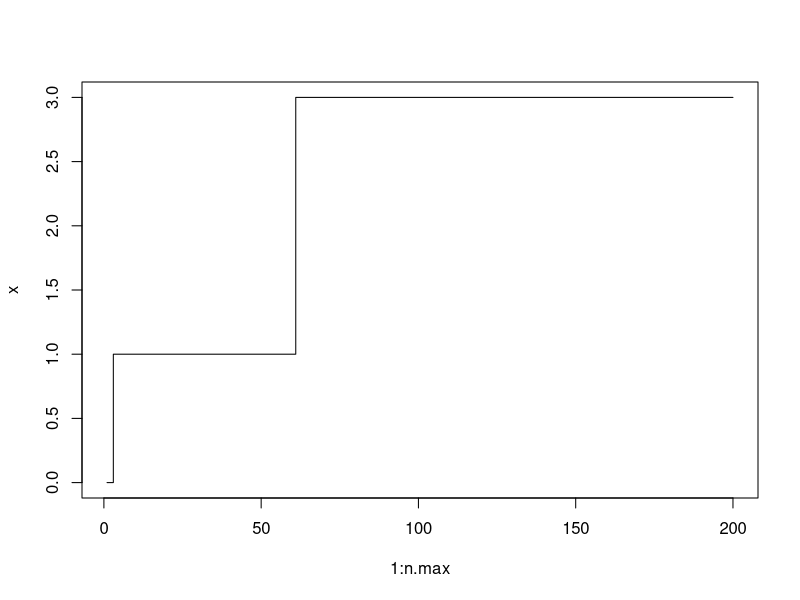
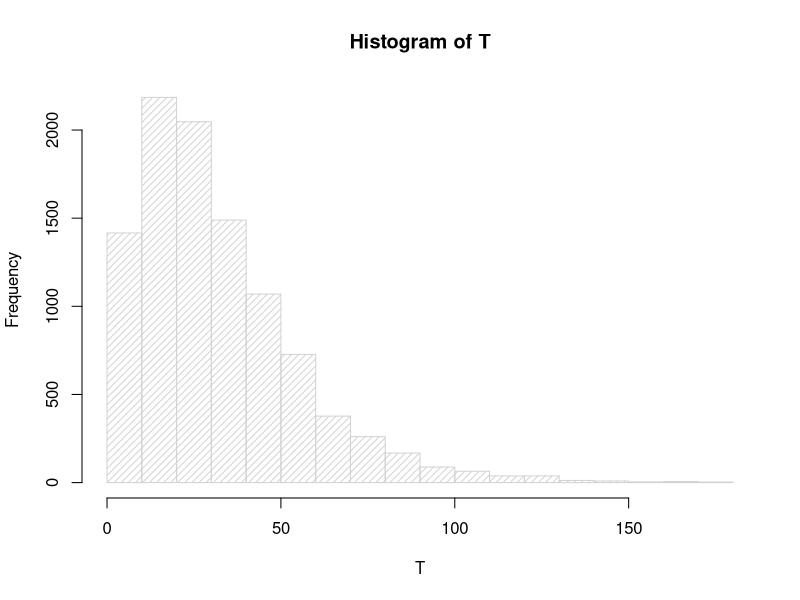
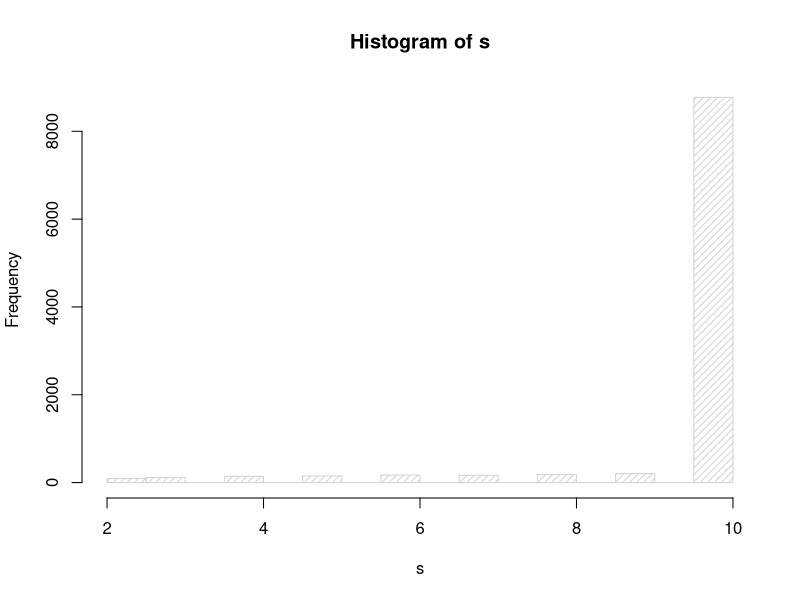

Reproduce these figures in R, in order.
### Mark of Chain
### Markov chain
rm (list=ls())
# the rows of the tpm:

p.0j <- c(0.9,0.07,0.02,0.01)
p.1j <- c(0.0,0.95,0.04,0.01)
p.2j <- c(0,0,0.9,0.1)
p.3j <- c(0,0,0,1.0)

# Arranged in matrix, the tpm, P:
P <- matrix( data=c(p.0j, p.1j, p.2j, p.3j),
             ncol=4, nrow=4,
             byrow=TRUE); P

states <- c(0,1,2,3)
n.max <- 200

x <- numeric(n.max)
n <- 1
x[n] <- 0 # start in state 0 at time n=1
for ( n in 2:n.max) # while state is lower than 3
{
  x[n] <- sample( x=states, size=1,
                  prob=P[ x[n-1] + 1,])
}
# cbind(x)
plot( x=1:n.max, y=x, type='s')


####---- 

Markov.realization.state.3 <- function() {
  p.0j <- c(0.9,0.07,0.02,0.01)
  p.1j <- c(0.0,0.95,0.04,0.01)
  p.2j <- c(0,0,0.9,0.1)
  p.3j <- c(0,0,0,1.0)
  # Arranged in a matrix, the tpm, P:
  P <- matrix( c(p.0j,p.1j,p.2j,p.3j), ncol=4, nrow=4,
               byrow=TRUE)
  
  
  states <- c(0,1,2,3)
  n.max <- 200
  x <- numeric(n.max)
  n <- 1
  x[n] <- 0 # start in state 0 at time n=1
  while ( x[n]<3 & n<n.max) # while state is lower than 3
  {
    x[n+1] <- sample( x=states, size=1,
                    prob=P[ x[n] + 1,]) # state i <-> 
    n <- n+1
  }
  return(n)
}


Markov.realization.state.3()

n.sim <-10^4
T <- numeric(n.sim)
for( i in 1:n.sim) {
  T[i] <- Markov.realization.state.3()
}

hist(T, dens=20); max(T)
s <- pmin(10, T) # cbind( T, pmin(10, T))
hist(s, dens=20)
mean( s ) # Estimate of E(S)
mean( s==8 ) # Estimate of P(S)

###
mean( T==8); mean(T)
###
